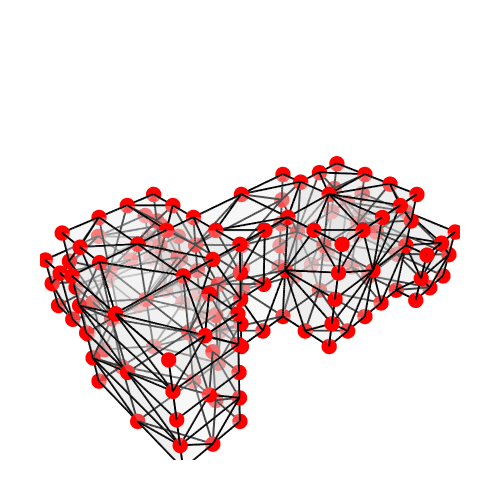

This figure's notebook cell:
### Markdown cell above
# Show Dual Graph with Geometry

### Code cell
Topology.Show(cc, g1,
              vertexSizeKey="size",
              vertexColorKey="color",
              edgeWidthKey="width",
              edgeColorKey="color",
              faceOpacity=0.3,
              backgroundColor="white",
              width=500,
              height=500,
              renderer=renderer)

### Figure 1 — Plotly figure (JSON) as saved in the notebook; plotly's stock layout.template omitted (floating-point values rounded to 4 significant figures; data arrays with more than 128 entries replaced by an {"elided": "..."} marker saying what was removed)
{"data": [{"customdata": {"elided": "151 str values"}, "hoverinfo": "text", "hovertemplate": {"elided": "151 str values"}, "hovertext": {"elided": "151 str values"}, "legendgroup": "1", "legendrank": 1, "marker": {"color": {"elided": "151 str values"}, "line": {"width": 0}, "opacity": 1, "size": {"elided": "151 float values"}, "sizemode": "diameter", "symbol": "circle"}, "mode": "markers", "name": "1: Untitled (Vertices)", "showlegend": false, "text": {"elided": "151 str values"}, "type": "scatter3d", "x": {"elided": "151 float values"}, "y": {"elided": "151 float values"}, "z": {"elided": "151 int values"}}, {"hoverinfo": "text", "hovertext": [], "legendgroup": "2", "legendrank": 2, "line": {"color": "#000000", "dash": "solid", "width": 1}, "marker": {"color": "#000000", "size": 0.25, "symbol": "circle"}, "mode": "markers+lines", "name": "1: Untitled (Edges)", "showlegend": false, "text": [], "type": "scatter3d", "x": {"elided": "1347 float values"}, "y": {"elided": "1347 float values"}, "z": {"elided": "1347 int values"}}, {"cmax": 1, "cmin": 0, "color": "#FAFAFA", "colorscale": [[0, "#440154"], [0.1111, "#482878"], [0.2222, "#3e4989"], [0.3333, "#31688e"], [0.4444, "#26828e"], [0.5556, "#1f9e89"], [0.6667, "#35b779"], [0.7778, "#6ece58"], [0.8889, "#b5de2b"], [1, "#fde725"]], "flatshading": true, "hoverinfo": "text", "hovertext": "", "i": {"elided": "383 int values"}, "j": {"elided": "383 int values"}, "k": {"elided": "383 int values"}, "legendgroup": "3", "legendrank": 3, "lighting": {"facenormalsepsilon": 0}, "name": "1: Untitled (Faces)", "opacity": 0.3, "showlegend": false, "showscale": false, "text": "", "type": "mesh3d", "x": {"elided": "151 float values"}, "y": {"elided": "151 float values"}, "z": {"elided": "151 int values"}}, {"hoverinfo": "text", "hovertext": [], "legendgroup": "6", "legendrank": 6, "line": {"color": "#000000", "dash": "solid", "width": 4}, "marker": {"color": "#000000", "size": 1, "symbol": "circle"}, "mode": "markers+lines", "name": "2: Untitled Graph (Edges)", "showlegend": false, "text": [], "type": "scatter3d", "x": {"elided": "1347 float values"}, "y": {"elided": "1347 float values"}, "z": {"elided": "1347 int values"}}, {"customdata": {"elided": "151 str values"}, "hoverinfo": "text", "hovertemplate": {"elided": "151 str values"}, "hovertext": {"elided": "151 str values"}, "legendgroup": "5", "legendrank": 5, "marker": {"color": {"elided": "151 str values"}, "line": {"width": 0}, "opacity": 1, "size": {"elided": "151 int values"}, "sizemode": "diameter", "symbol": "circle"}, "mode": "markers", "name": "2: Untitled Graph (Vertices)", "showlegend": false, "text": {"elided": "151 str values"}, "type": "scatter3d", "x": {"elided": "151 float values"}, "y": {"elided": "151 float values"}, "z": {"elided": "151 int values"}}], "layout": {"autosize": true, "height": 500, "margin": {"b": 40, "l": 40, "r": 40, "t": 40}, "paper_bgcolor": "#FFFFFF", "plot_bgcolor": "#FFFFFF", "scene": {"aspectmode": "data", "camera": {"center": {"x": 0, "y": 0, "z": 0}, "eye": {"x": -1.25, "y": -1.25, "z": 1.25}, "projection": {"type": "perspective"}, "up": {"x": 0, "y": 0, "z": 1}}, "xaxis": {"visible": false}, "yaxis": {"visible": false}, "zaxis": {"visible": false}}, "showlegend": true, "width": 500, "xaxis": {"showgrid": false, "visible": false, "zeroline": false}, "yaxis": {"showgrid": false, "visible": false, "zeroline": false}}}
